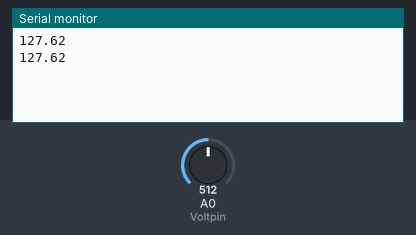
Simulated run of this sketch. Board: Arduino Uno, built with avr-gcc and run on an emulated ATmega328P. On the bench: the last lines printed to the serial monitor. The test bench sets the inputs (shaded band); at power-on: A0 (Voltpin) = 512.

Above: at 1.5 s.
1.6 s: A0 (Voltpin) set to 716
At 1.6 s:
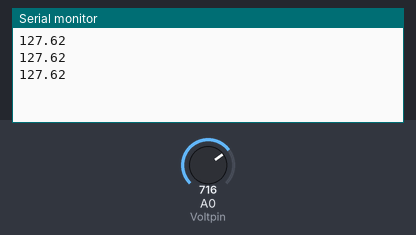
3.1 s: A0 (Voltpin) set to 900
At 3.1 s:
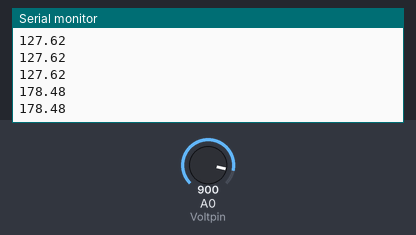
Timing chart, 0 to 6.1 s (numbered marks = the images above; inputs shaded):
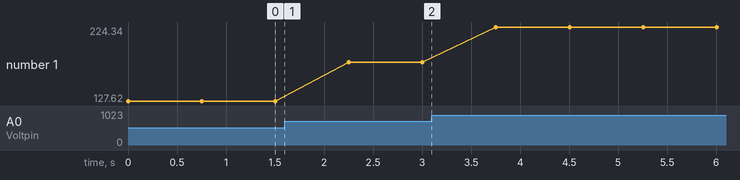

The sketch:

Potentiometer.ino
```cpp
int Voltpin=A0;
int WaitTime=750;
float V2;
int ReadVal;
void setup() {
    pinMode(Voltpin,INPUT);
    Serial.begin(9600);
}
void loop() {
    ReadVal = analogRead(Voltpin);
    // v2 = (5./1023.)*ReadVal;
    V2 = (255./1023.)*ReadVal;
    Serial.println(V2);
    delay(WaitTime);
}
```

Measured:
- plotted number 1: 127.62 → 178.48 after the input at 1.6 s, 178.48 → 224.34 after the input at 3.1 s
